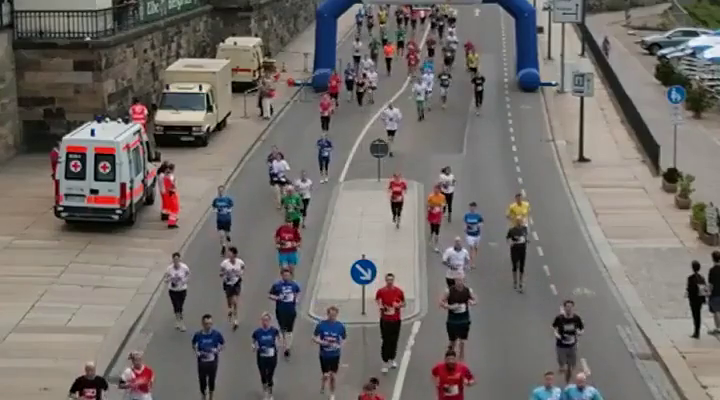
#> input picture frame 15 of relatorio3/run.mp4, 720 x 400 px
$ python ativ4_video_corrida.py
#> lines starting #> are read from the running program, lines starting #| are printed output that depends on the picture; after the words box and inside, x2 and y2 are one past the last pixel; in counts of white or black regions, pixels touching at a corner belong together
import cv2
import numpy as np

# define range of blue color in HSV e RGB
# estes valores de pixels normalmente são amostrados de imagens
# conhecidas e utilizados para segmentar imagens novas.


def segmentaImagem(img):
    hsv = cv2.cvtColor(img, cv2.COLOR_BGR2HSV)

    # AZUL
    lower_HSV = np.array([110, 130, 20])
    upper_HSV = np.array([140, 255, 255])

    # Threshold the HSV image to get only blue colors
    maskHSV = cv2.inRange(hsv, lower_HSV, upper_HSV)
    # Bitwise-AND mask and original image
    return cv2.bitwise_and(img, img, mask=maskHSV)


# Abre um vídeo gravado em disco
camera = cv2.VideoCapture('run.mp4')
# Também é possível abrir a próprio webcam
# do sistema para isso segue código abaixo
#camera = cv2.VideoCapture(0)
outputFile = 'saida.avi'
(sucesso, frame) = camera.read()
#> frame is the input picture: shape (400, 720, 3); mean B, G, R 106.7, 110.3, 115.7
vid_writer = cv2.VideoWriter(outputFile, cv2.VideoWriter_fourcc(
    'M', 'J', 'P', 'G'), 60, (frame.shape[1], frame.shape[0]))
numero = 1

while True:
    # read() retorna 1-Se houve sucesso e 2-O próprio frame
    (sucesso, frame) = camera.read()
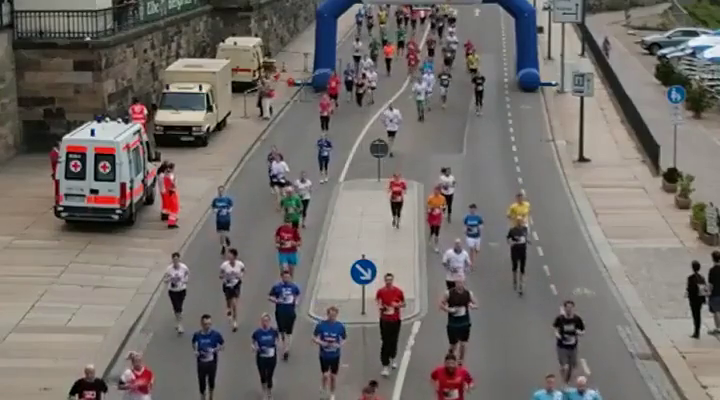
#> input picture frame 16 of relatorio3/run.mp4, 720 x 400 px
#> frame is the input picture: shape (400, 720, 3); mean B, G, R 106.7, 110.4, 115.8
    if not sucesso:  # final do vídeo
        break

    frame = segmentaImagem(frame)
#> in segmentaImagem, `hsv = cv2.cvtColor(img, cv2.COLOR_BGR2HSV)`: hsv: shape (400, 720, 3); mean H, S, V 42.1, 39.5, 118.9
#> in segmentaImagem, `maskHSV = cv2.inRange(hsv, lower_HSV, upper_HSV)`:
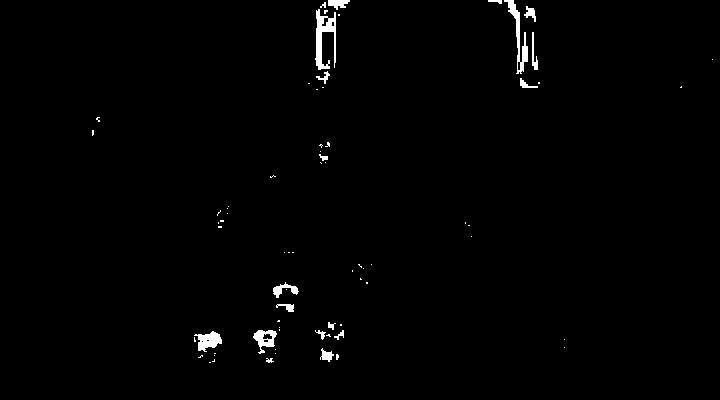
#> maskHSV: shape (400, 720); 1% white; 71 white regions (52 under 20 px), largest, box (x1, y1, x2, y2) and area: (315, 9, 336, 70) 624, (504, 0, 528, 74) 472, (194, 331, 222, 352) 334
    # grava um frame como imagem
    #cv2.imwrite('./video/nome'+str(numero)+'.jpg', frame)
    numero = numero+1

    # converte para L*a*b   e vai gravando  video em disco
    lab = cv2.cvtColor(frame, cv2.COLOR_RGB2Lab)
#> lab: shape (400, 720, 3); mean of channels 0, 1, 2 0.5, 128.2, 128.2
    vid_writer.write((lab).astype(np.uint8))

    cv2.imshow("Exibindo video", frame)
    if cv2.waitKey(1) & 0xFF == ord("s"):
#> (key Esc is pressed here)
        break

vid_writer.release()
cv2.destroyAllWindows()

$ run again, starting later in the video
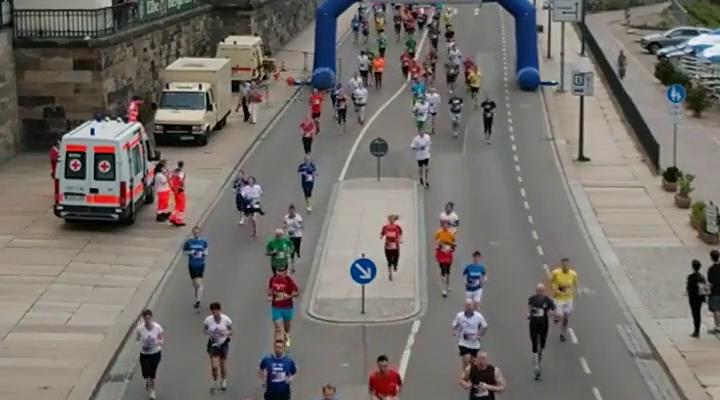
#> input picture frame 67 of relatorio3/run.mp4, 720 x 400 px
#> frame is the input picture: shape (400, 720, 3); mean B, G, R 107.4, 111.9, 116.3
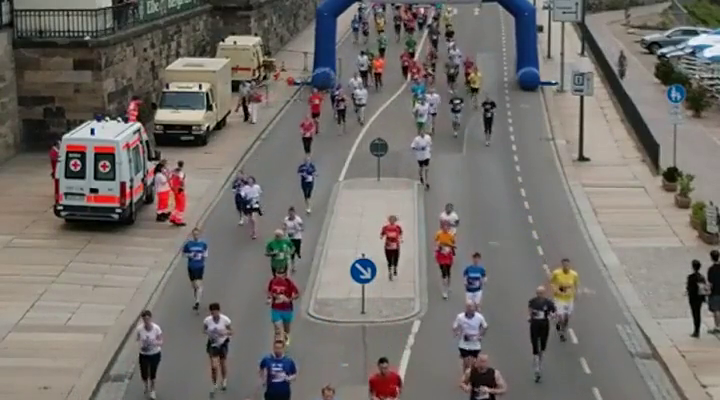
#> input picture frame 68 of relatorio3/run.mp4, 720 x 400 px
#> frame is the input picture: shape (400, 720, 3); mean B, G, R 107.7, 111.9, 116.5
#> hsv: shape (400, 720, 3); mean H, S, V 41.4, 37.9, 119.7
#> in segmentaImagem, `maskHSV = cv2.inRange(hsv, lower_HSV, upper_HSV)`:
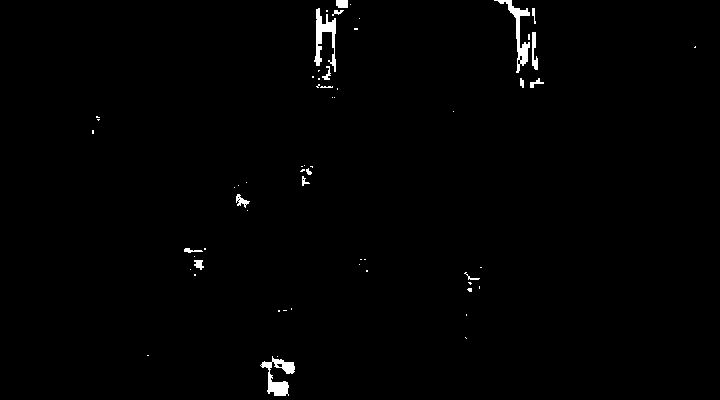
#> maskHSV: shape (400, 720); 0.91% white; 61 white regions (44 under 20 px), largest, box (x1, y1, x2, y2) and area: (314, 8, 336, 72) 584, (260, 356, 295, 396) 573, (494, 0, 530, 73) 552
#> lab: shape (400, 720, 3); mean of channels 0, 1, 2 0.4, 128.2, 128.2

$ run again, starting later in the video
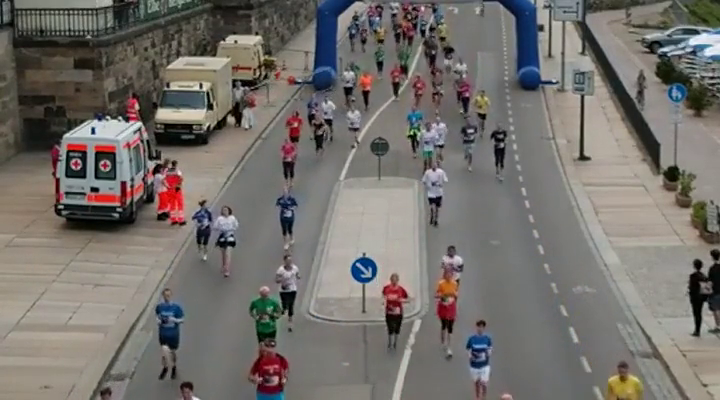
#> input picture frame 120 of relatorio3/run.mp4, 720 x 400 px
#> frame is the input picture: shape (400, 720, 3); mean B, G, R 108.1, 112.6, 116.6
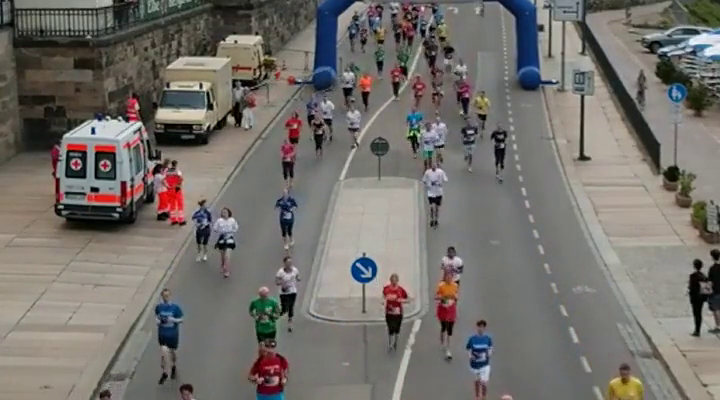
#> input picture frame 121 of relatorio3/run.mp4, 720 x 400 px
#> frame is the input picture: shape (400, 720, 3); mean B, G, R 107.9, 112.6, 116.4
#> hsv: shape (400, 720, 3); mean H, S, V 42.3, 37.2, 119.7
#> in segmentaImagem, `maskHSV = cv2.inRange(hsv, lower_HSV, upper_HSV)`:
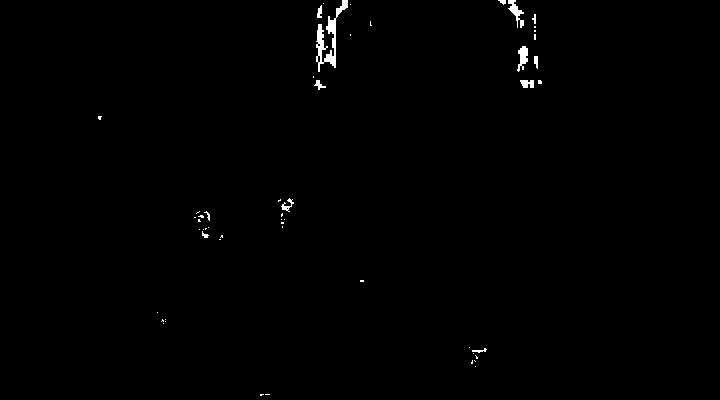
#> maskHSV: shape (400, 720); 0.54% white; 53 white regions (40 under 20 px), largest, box (x1, y1, x2, y2) and area: (316, 0, 348, 72) 641, (508, 0, 524, 28) 177, (517, 46, 528, 72) 165
#> lab: shape (400, 720, 3); mean of channels 0, 1, 2 0.3, 128.1, 128.1
